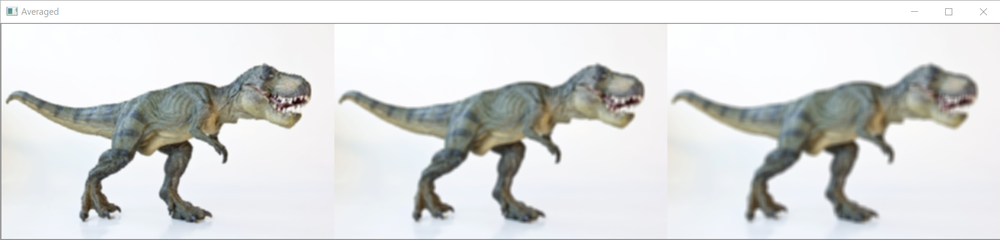
#> input picture 20190925-과제/RES-2.png, 1000 x 240 px, shrunk from 1697 x 407 before the run
$ python blurring.py --image RES-2.png
#> lines starting #> are read from the running program, lines starting #| are printed output that depends on the picture
import numpy as np
import argparse
import cv2

ap = argparse.ArgumentParser()
ap.add_argument("-i", "--image", required = True, help = "path to the imageE")
args = vars(ap.parse_args())

image = cv2.imread(args["image"])
#> image is the input picture: shape (240, 1000, 3); mean B, G, R 218.6, 219, 217.6
cv2.imshow("Original", image)


blurred = np.hstack([
    cv2.blur(image, (3,3)),
    cv2.blur(image, (5,5)),
    cv2.blur(image, (7,7))])
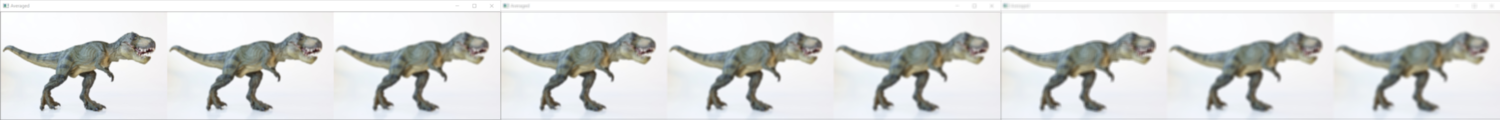
#> blurred: shape (240, 3000, 3) (shown at 1/2 size); mean B, G, R 218.8, 219.2, 217.9
cv2.imshow("Averaged", blurred)
cv2.waitKey(0)

blurred = np.hstack([
    cv2.GaussianBlur(image, (3, 3), 0),
    cv2.GaussianBlur(image, (5, 5), 0),
    cv2.GaussianBlur(image, (7, 7), 0)])
cv2.imshow("Gaussian", blurred)
cv2.waitKey(0)

blurred = np.hstack([
    cv2.medianBlur(image, 3),
    cv2.medianBlur(image, 5),
    cv2.medianBlur(image, 7)])
cv2.imshow("Median", blurred)
cv2.waitKey(0)

blurred = np.hstack([
    cv2.bilateralFilter(image, 5, 21, 21),
    cv2.bilateralFilter(image, 7, 31, 31),
    cv2.bilateralFilter(image, 9, 41, 41)])
cv2.imshow("Bilateral", blurred)
cv2.waitKey()
